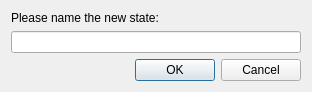
<ui version="4.0" >
 <class>StateNameDlgUi</class>
 <widget class="QDialog" name="StateNameDlgUi" >
  <property name="geometry" >
   <rect>
    <x>0</x>
    <y>0</y>
    <width>312</width>
    <height>92</height>
   </rect>
  </property>
  <property name="windowTitle" >
   <string>New State</string>
  </property>
  <property name="windowIcon" >
   <iconset resource="ambience.qrc" >:/images/genesis_zoom_ico.png</iconset>
  </property>
  <property name="modal" >
   <bool>true</bool>
  </property>
  <layout class="QGridLayout" >
   <item row="0" column="0" >
    <widget class="QLabel" name="label" >
     <property name="text" >
      <string>Please name the new state:</string>
     </property>
    </widget>
   </item>
   <item row="1" column="0" >
    <widget class="QLineEdit" name="m_stateNameEdit" />
   </item>
   <item row="2" column="0" >
    <widget class="QDialogButtonBox" name="buttonBox" >
     <property name="orientation" >
      <enum>Qt::Horizontal</enum>
     </property>
     <property name="standardButtons" >
      <set>QDialogButtonBox::Cancel|QDialogButtonBox::NoButton|QDialogButtonBox::Ok</set>
     </property>
    </widget>
   </item>
  </layout>
 </widget>
 <resources>
  <include location="ambience.qrc" />
 </resources>
 <connections>
  <connection>
   <sender>buttonBox</sender>
   <signal>accepted()</signal>
   <receiver>StateNameDlgUi</receiver>
   <slot>accept()</slot>
   <hints>
    <hint type="sourcelabel" >
     <x>248</x>
     <y>254</y>
    </hint>
    <hint type="destinationlabel" >
     <x>157</x>
     <y>274</y>
    </hint>
   </hints>
  </connection>
  <connection>
   <sender>buttonBox</sender>
   <signal>rejected()</signal>
   <receiver>StateNameDlgUi</receiver>
   <slot>reject()</slot>
   <hints>
    <hint type="sourcelabel" >
     <x>316</x>
     <y>260</y>
    </hint>
    <hint type="destinationlabel" >
     <x>286</x>
     <y>274</y>
    </hint>
   </hints>
  </connection>
 </connections>
</ui>
